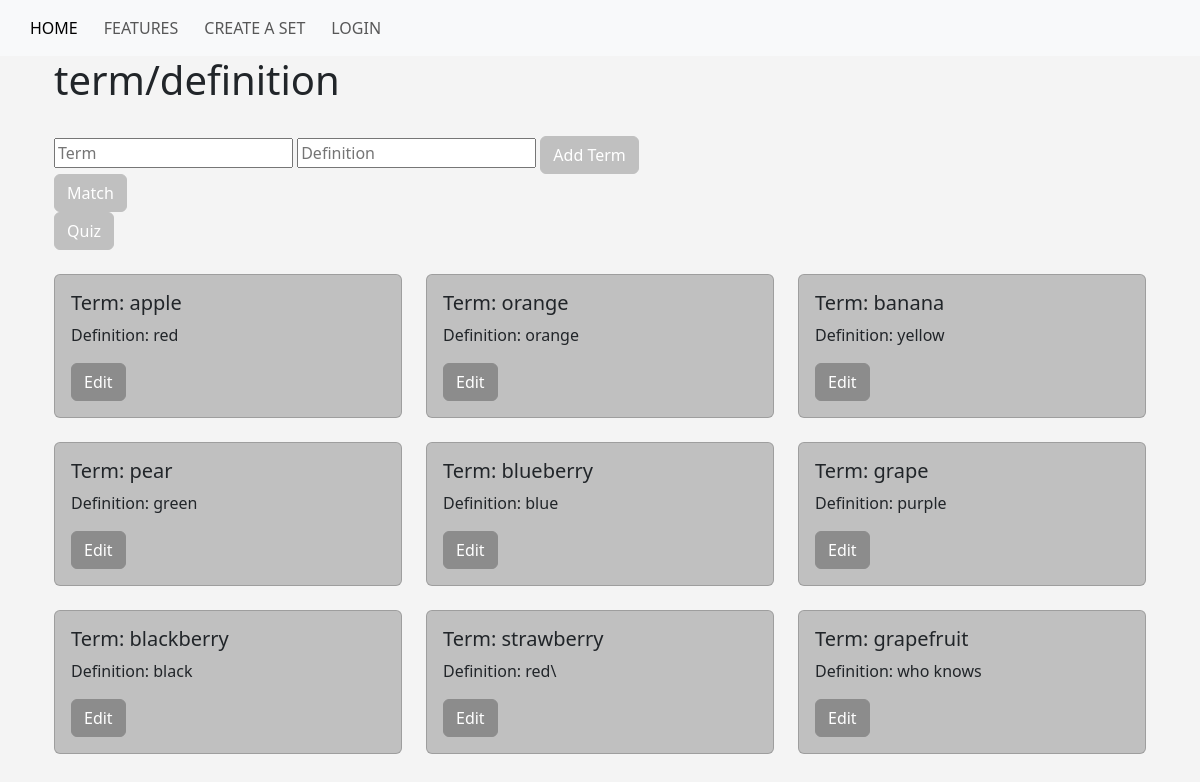
Screenshot of /sets/1 with the database file from the repository.
### app.py (models this page shows)
class Term(db.Model):
    id = db.Column(db.Integer, primary_key=True)
    term = db.Column(db.String(255), nullable=False)
    definition = db.Column(db.String(255), nullable=False)
    set_id = db.Column(db.Integer, db.ForeignKey('set.id'), nullable=False)

### app.py (the view)
@app.route('/sets/<int:set_id>', methods=['GET', 'POST'])
def specific_sets(set_id):
    if request.method == "POST":
        termForm = request.form['term']
        definitionForm = request.form['definition']
        set_data = Set.query.get_or_404(set_id)
        pair = Term(term=termForm, definition=definitionForm, set_id=set_id)
        try:
            db.session.add(pair)
            db.session.commit()
            return redirect(url_for('specific_sets', set_id=set_id))
        except Exception as e:
            print(f"Error: {e}")
            return "Oops! Something went wrong."
    else:
        set_data = Set.query.get_or_404(set_id)
        terms = Term.query.filter_by(set_id=set_id).all()
        return render_template('sets.html', set_data=set_data, terms=terms, set_id=set_id)

### templates/sets.html (shortened to what this page needs)
{% extends "base.html" %}
{% block content %}
<body style="background-color: #F4F4F4;">
    <div class="container">
        <h1>term/definition</h1>
        <br />
        <form action="{{ url_for('specific_sets', set_id=set_id)}}" METHOD="POST">
            <input type="text" placeholder="Term" name="term">
            <input type="text" placeholder="Definition" name="definition">
            <input type="submit" value="Add Term" class="btn btn-primary" style="background-color: #C0C0C0; border-color: #C0C0C0;">
        </form>
        <form action="{{ url_for('match', set_id=set_id)}}" METHOD="POST">
            <input type="submit" value="Match" class="btn btn-primary" style="background-color: #C0C0C0; border-color: #C0C0C0;">
        </form>
        <form action="/quizSetUp/{{ set_id }}" METHOD="POST">
            <input type="submit" value="Quiz" class="btn btn-primary" style="background-color: #C0C0C0; border-color: #C0C0C0;">
        </form>
        <br />
        <div class="row row-cols-1 row-cols-md-2 row-cols-lg-3 g-4">
            {% for term in set_data.terms %}
            <div class="col">
                <div class="card" style="background-color: #C0C0C0;">
                    <div class="card-body">
                        <h5 class="card-title">Term: {{ term.term }}</h5>
                        <p class="card-text">Definition: {{ term.definition }}</p>
                        <form onsubmit="return toggleEditOption('{{ term.id }}');">
                            <input type="submit" value="Edit" class="btn btn-success" style="background-color: #8C8C8C; border-color: #8C8C8C;">
                        </form>
                    </div>
                </div>
            </div>
            {% endfor %}
        </div>
    </div>
    {% endblock %}

### templates/base.html (shortened to what this page needs)
<!DOCTYPE html>
<html lang="en">
<head>
    <link href="https://cdn.jsdelivr.net/npm/bootstrap@5.3.3/dist/css/bootstrap.min.css" rel="stylesheet">
</head>
<body>
    <nav class="navbar navbar-expand-lg navbar-light bg-light">
        <div class="container-fluid">
            <div class="collapse navbar-collapse" id="navbarNav">
                <ul class="navbar-nav">
                    <li class="nav-item">
                        <a class="nav-link active" aria-current="page" href="{{ url_for('home')}}">Home</a>
                    </li>
                    <li class="nav-item">
                        <a class="nav-link" href="{{ url_for('features')}}">Features</a>
                    </li>
                    <li class="nav-item">
                        <a class="nav-link" href="{{ url_for('create_set')}}">Create A Set</a>
                    </li>
                    <li class="nav-item">
                        <a class="nav-link" href="{{ url_for('login')}}">Login</a>
                    </li>
                </ul>
            </div>
        </div>
    </nav>
    <div class="container">
        {% block content %}
        {% endblock %}
    </div>
</body>
</html>

### templates/base.html (style rules this page uses)
nav { background-color: #222222; padding: 10px; width: 100%; display: flex; justify-content: center; align-items: center; }
nav ul { margin: 0; padding: 0; list-style: none; display: flex; }
nav li { margin-left: 10px; }
nav a { text-decoration: none; text-transform: uppercase; color: #333333; background-color: #800080; padding: 10px 20px; border-radius: 40px; transition: color 0.3s, background 0.3s; }

### rows the page displays
Term: term "apple", definition "red"
Term: term "orange", definition "orange"
Term: term "banana", definition "yellow"
Term: term "pear", definition "green"
Term: term "blueberry", definition "blue"
Term: term "grape", definition "purple"
Term: term "blackberry", definition "black"
Term: term "strawberry", definition "red\\"
Term: term "grapefruit", definition "who knows"
